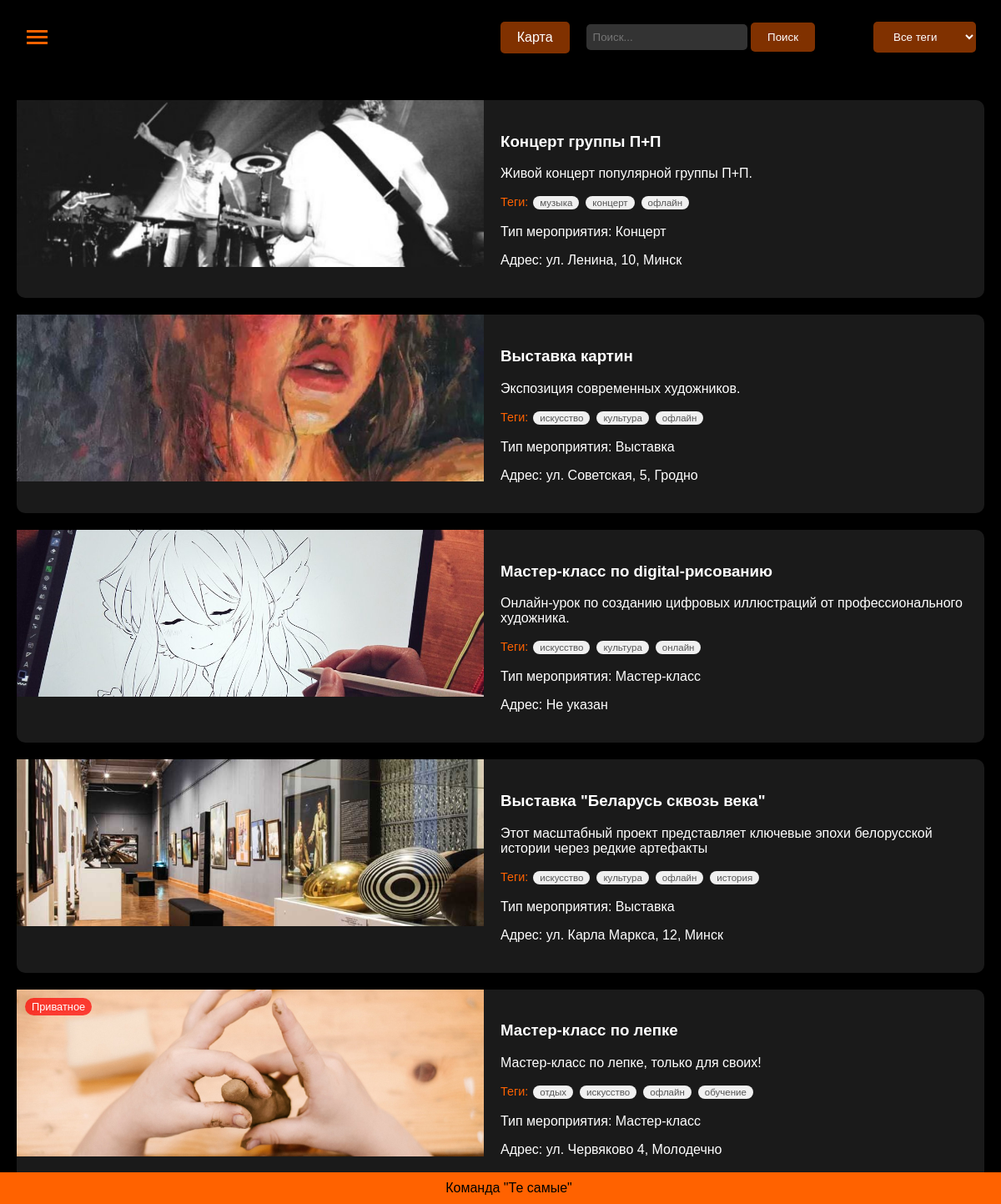
The page / on the database its author committed.
### app/app.py (models this page shows)
class Event(db.Model):
    id = db.Column(db.Integer, primary_key=True)
    title = db.Column(db.String(100), nullable=False)
    description = db.Column(db.Text, nullable=False)
    organizer_id = db.Column(db.Integer, db.ForeignKey('user.id'), nullable=False)
    format = db.Column(db.String(20), nullable=False)  # 'online' или 'offline'
    location_name = db.Column(db.String(200))  # Название места
    location_address = db.Column(db.String(200))  # Физический адрес
    online_info = db.Column(db.Text)  # Информация для онлайн мероприятий
    date_time = db.Column(db.DateTime, nullable=False)
    duration = db.Column(db.Integer, nullable=False)
    image_url = db.Column(db.String(200))
    lat = db.Column(db.Float)
    lng = db.Column(db.Float)
    event_type = db.Column(db.String(50))
    created_at = db.Column(db.DateTime, default=datetime.utcnow)
    is_active = db.Column(db.Boolean, default=True)
    is_private = db.Column(db.Boolean, default=False)
    password = db.Column(db.String(100))  # Пароль для приватных мероприятий
    organizer = db.relationship('User', backref='events')
    tags = db.relationship('Tag', secondary='event_tag', backref='events')
    user_statuses = db.relationship(
        'UserEventStatus',
        backref=db.backref('event', lazy='joined'),
        lazy='dynamic'
    )

class Tag(db.Model):
    id = db.Column(db.Integer, primary_key=True)
    name = db.Column(db.String(50), unique=True, nullable=False)

### app/app.py (the view, shortened to what this page needs)
@app.route('/', methods=['GET'])
def home():
    search_query = request.args.get('search', '').strip()
    selected_tag = request.args.get('tag', '').strip()
    query = Event.query.filter_by(is_active=True)
    if selected_tag:
        tag = Tag.query.filter_by(name=selected_tag).first()
        if tag:
            query = query.join(Event.tags).filter(Tag.id == tag.id)
    events = query.all()
    tags = Tag.query.all()
    return render_template('index.html',
                         posts=events,
                         tags=tags,
                         search_query=search_query,
                         selected_tag=selected_tag)

### app/app.py (called while the page is built, shortened)
@app.context_processor
def inject_user():
    if 'username' in session:
        user = User.query.filter_by(username=session['username']).first()
        return {'current_user': user}
    return {}

@app.context_processor
def inject_validation_counts():
    return {}

@app.context_processor
def inject_friend_requests_count():
    return {}

### app/templates/index.html (shortened to what this page needs)
<!DOCTYPE html>
<html>
<head>
    <link rel="stylesheet" href="{{ url_for('static', filename='styles.css') }}">
</head>
<body>
    <div class="header">
        <div class="user-container" id="userContainer">
            <div class="menu-icon">
                <span></span>
                <span></span>
                <span></span>
            </div>
        </div>
        <div class="menu-buttons">
            <a href="{{ url_for('show_map') }}" class="menu-btn">Карта</a>
            <div class="search-container">
                <form method="GET" action="/">
                    <input class="search-input" type="text" name="search" placeholder="Поиск..." value="{{ search_query|default('') }}">
                        <button class="menu-btn" type="submit">Поиск</button>
                </form>
            </div>
            <select class="menu-btn" onchange="filterPosts('tag', this.value)">
                <option value="">Все теги</option>
            </select>
        </div>
    </div>
    <div class="posts-container">
        {% for post in posts %}
             {% include 'post.html' %}
        {% endfor %}
    </div>
    <div class="footer">
        Команда "Те самые"
    </div>
</body>
</html>

### app/templates/post.html (shortened to what this page needs)
<div class="post"
                 data-event-id="{{ post.id }}"
                 data-title="{{ post.title | escape }}"
                 data-description="{{ post.description | escape }}"
                 data-location-name="{{ post.location_name | escape if post.location_name else '' }}"
                 data-tags="{{ post.tags|map(attribute='name')|join(', ') | escape }}"
                 data-event-type="{{ post.event_type | escape }}"
                 data-location-address="{{ post.location_address | escape if post.location_address else '' }}"
                 data-lat="{{ post.lat | default(0) }}"
                 data-lng="{{ post.lng | default(0) }}"
                 data-image-url="{{ post.image_url | default('', true) | escape }}"
                 data-is-private="{{ 'true' if post.is_private else 'false' }}"
                 data-format="{{ post.format }}"
                 data-online-info="{{ post.online_info | escape if post.online_info else '' }}"
                 data-date-time="{{ post.date_time.strftime('%Y-%m-%dT%H:%M:%S') }}"
                 data-duration="{{ post.duration }}"
                 data-organizer-username="{{ post.organizer.username }}"
                 onclick="handlePostClick(this)">
            {% if post.is_private %}
                <div class="private-badge">Приватное</div>
            {% endif %}
                <img class="post-image"
                    src="{{ url_for('static', filename=post.image_url) if post.image_url else url_for('static', filename='images/no-image.jpg') }}"
                    alt="{{ post.title }}"
                    onerror="this.onerror=null;this.src='{{ url_for('static', filename='images/no-image.jpg') }}'">
                <div class="post-content">
                    <h3>{{ post.title }}</h3>
                    <p>{{ post.description|truncate(100) }}</p>
                    <p class="tags">Теги:
                        {% for tag in post.tags %}
                            <span class="tag">{{ tag.name }}</span>
                        {% endfor %}
                    </p>
                    <p>Тип мероприятия: {{ post.event_type }}</p>
                    <p>Адрес: {{ post.location_address if post.location_address else 'Не указан' }}</p>
                </div>
            </div>

### app/static/styles.css (style rules this page uses)
body { margin: 0; padding: 0; background: #000000; color: #ffffff; font-family: Arial, sans-serif; }
.header { background: rgba(0, 0, 0, 0.8); padding: 20px; display: flex; align-items: center; justify-content: space-between; position: fixed; width: 100%; top: 0; z-index: 1000; }
.user-container { position: relative; display: inline-block; }
.menu-icon { cursor: pointer; padding: 12px; position: relative; z-index: 1000; }
.menu-icon span { display: block; width: 25px; height: 3px; background: #ff6200; margin: 4px 0; transition: all 0.3s ease; }
.menu-buttons { display: flex; gap: 20px; align-items: center; }
.menu-btn { padding: 10px 20px; background: rgba(255, 98, 0, 0.5); border: none; color: white; cursor: pointer; border-radius: 5px; transition: background 0.3s ease; text-decoration: none; }
.search-container { display: flex; gap: 10px; }
.search-input { padding: 8px; background: #333333; border: none; color: white; border-radius: 5px; }
.posts-container { margin-top: 100px; padding: 20px; display: grid; gap: 20px; }
.post { display: flex; background: #1a1a1a; border-radius: 10px; overflow: hidden; cursor: pointer; transition: transform 0.2s; position: relative; overflow: visible !important; }
.post-image { width: 50%; height: 200px; object-fit: cover; position: sticky; top: 0; }
.post-content { width: 50%; padding: 20px; }
.tags { font-size: 0.9em; color: #ff6200; }
.footer { position: fixed; bottom: 0; width: 100%; background: #ff6200; text-align: center; padding: 10px; color: black; }
.tag { display: inline-block; background-color: #f0f0f0; padding: 2px 8px; margin: 2px; border-radius: 12px; font-size: 0.8em; color: #555; }
.private-badge { position: absolute; top: 10px; left: 10px; background: rgba(255, 0, 0, 0.7); color: white; padding: 3px 8px; border-radius: 12px; font-size: 0.8em; z-index: 10; }
.header .menu-btn:last-child { margin-right: 50px; }

### rows shown on the page
Event: image_url (picture), title "Концерт группы П+П", description "Живой концерт популярной группы П+П.", event_type "Концерт", location_address "ул. Ленина, 10, Минск"
Tag: name "музыка"
Tag: name "концерт"
Tag: name "офлайн"
Event: image_url (picture), title "Выставка картин", description "Экспозиция современных художников.", event_type "Выставка", location_address "ул. Советская, 5, Гродно"
Tag: name "искусство"
Tag: name "культура"
Event: image_url (picture), title "Мастер-класс по digital-рисованию", description "Онлайн-урок по созданию цифровых иллюстраций от профессионального художника.", event_type "Мастер-класс", location_address "Не указан"
Tag: name "онлайн"
Event: image_url (picture), title "Выставка \"Беларусь сквозь века\"", description "Этот масштабный проект представляет ключевые эпохи белорусской истории через редкие артефакты", event_type "Выставка", location_address "ул. Карла Маркса, 12, Минск"
Tag: name "история"
Event: is_private "Приватное", image_url (picture), title "Мастер-класс по лепке", description "Мастер-класс по лепке, только для своих!", event_type "Мастер-класс", location_address "ул. Червяково 4, Молодечно"
Tag: name "отдых"
Tag: name "обучение"
